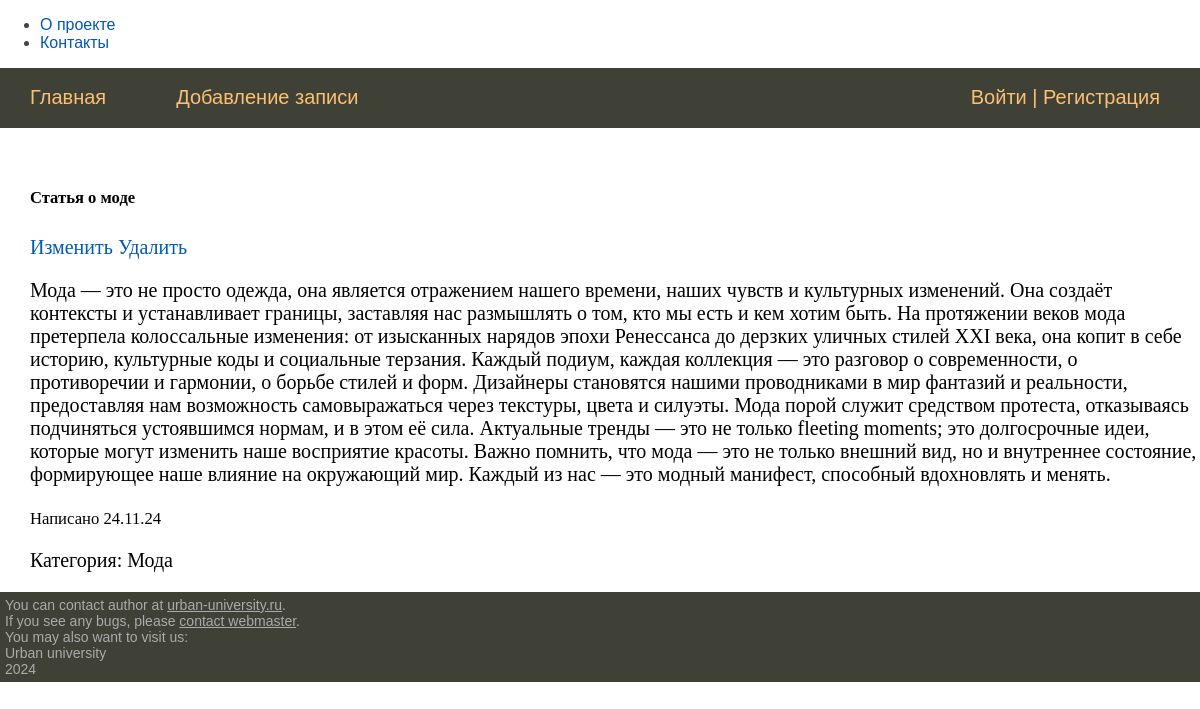
The app's page /post/4 with its own data.
### models/post.py (models this page shows, shortened)
class Post(db.Model):
    id = db.Column(db.Integer, primary_key=True)
    title = db.Column(db.String(100), nullable=False)
    content = db.Column(db.Text, nullable=False)
    time_create = db.Column(db.DateTime, default=datetime.now())
    category_id = db.Column(db.Integer, db.ForeignKey('category.id'), nullable=False)

class Category(db.Model):
    id = db.Column(db.Integer, primary_key=True)
    name = db.Column(db.String(100), nullable=False)
    posts = db.relationship('Post', backref='category', lazy=True)

### routers/posts.py (the view)
@post_route.route('/post/<int:post_id>')
def post(post_id):
    post = Post.query.get_or_404(post_id)
    return render_template('post/post.html', post=post)

### templates/post/post.html
{% extends 'base.html' %}
{% block content %}
  <div class="col-6 mx-auto">
    <div class="card my-3">
      <div class="card-body">
        <h5 class="card-title">{{ post.title }}</h5>
         <div class="d-flex">
          <a href="{{ url_for('posts.update_post', post_id=post.id) }}" class="btn btn-sm btn-outline-secondary me-2">Изменить</a>
          <a href="{{ url_for('posts.delete_post', post_id=post.id) }}" class="btn btn-sm btn-outline-danger">Удалить</a>
          </div>
        <p class="card-text">{{ post.content }}</p>
        <p class="card-text"><small class="text-muted">Написано {{ post.time_create.strftime('%d.%m.%y') }}</small></p>
        <p class="card-text">
          Категория: {{ post.category.name }}</a>
        </p>
      </div>
    </div>
</div>
{% endblock %}

### static/css/style.css (style rules this page uses)
html, body { font-family: 'Arial'; margin: 0; padding: 0; height: 100%; width: 100%; color: #444; }
a { color: #0059b2; text-decoration: none; }

### records on screen
Post: title "Статья о моде", content "Мода — это не просто одежда, она является отражением нашего времени, наших чувств и культурных изменений. Она создаёт контексты и устанавливает границы, заставляя нас размышлять о том, кто мы есть и кем хотим быть. На протяжении веков мода претерпела колоссальные изменения: от изысканных нарядов эпохи Ренессанса до дерзких уличных стилей XXI века, она копит в себе историю, культурные коды и социальные терзания. Каждый подиум, каждая коллекция — это разговор о современности, о противоречии и гармонии, о борьбе стилей и форм. Дизайнеры становятся нашими проводниками в мир фантазий и реальности, предоставляя нам возможность самовыражаться через текстуры, цвета и силуэты. Мода порой служит…", time_create "24.11.24"
Category: category.name "Мода"
